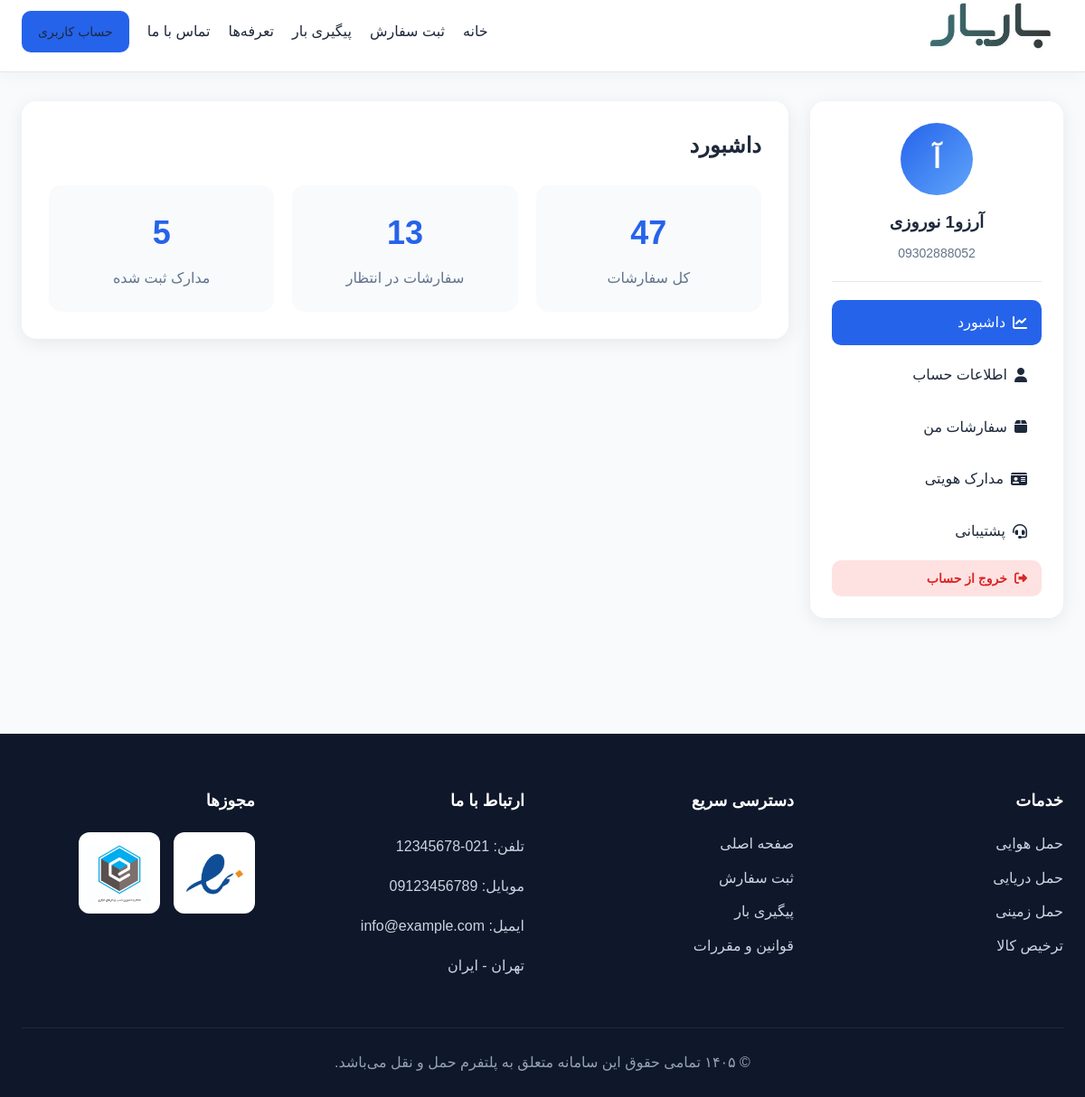
Page /auth/profile/dashboard/ (signed in) on the committed database.
### accounts/models.py (models this page shows, shortened)
class User(AbstractBaseUser, PermissionsMixin, TimeStampedModel):
    class Role(models.TextChoices):
        PLATFORM_ADMIN = "platform_admin", "ادمین پلتفرم"
        CUSTOMER = "customer", "مشتری"
        FORWARDER_ADMIN = "forwarder_admin", "ادمین فورواردر"
        FORWARDER_EXPERT = "forwarder_expert", "کارشناس فورواردر"
        FORWARDER_FINANCE = "forwarder_finance", "کارمند مالی فورواردر"
    mobile = models.CharField(max_length=15, unique=True)
    email = models.EmailField(unique=True, null=True, blank=True)
    first_name = models.CharField(max_length=100)
    last_name = models.CharField(max_length=100)
    role = models.CharField(max_length=30, choices=Role.choices, default=Role.CUSTOMER)
    is_active = models.BooleanField(default=True)
    is_staff = models.BooleanField(default=False)
    USERNAME_FIELD = "mobile"
    REQUIRED_FIELDS = ["first_name", "last_name"]
    objects = UserManager()
    class Meta:
        verbose_name = "کاربر"
        verbose_name_plural = "کاربران"

### customer/views.py (the view)
@login_required
def profile_dashboard(request):
    context = {
        "orders_count": request.user.cargo_requests.count(),
        "pending_orders": request.user.cargo_requests.filter(status="pending").count(),
        "documents_count": request.user.documents.count(),
    }
    return render(
        request,
        "customer_panel/profile/dashboard.html",
        context,
    )

### templates/customer_panel/profile/dashboard.html
{% extends 'customer_panel/profile/profile_base.html' %}
{% block profile_content %}
  <div class="content-card">
    <div class="content-header">
      <h2>داشبورد</h2>
    </div>
    <div class="stats-grid">
      <div class="stat-card">
        <h3>{{ orders_count }}</h3>
        <p>کل سفارشات</p>
      </div>
      <div class="stat-card">
        <h3>{{ pending_orders }}</h3>
        <p>سفارشات در انتظار</p>
      </div>
      <div class="stat-card">
        <h3>{{ documents_count }}</h3>
        <p>مدارک ثبت شده</p>
      </div>
    </div>
  </div>
{% endblock %}

### templates/customer_panel/profile/profile_base.html (shortened to what this page needs)
{% extends 'base.html' %}
{% load static %}
{% block extra_css %}
  <link rel="stylesheet" href="{% static 'customer_panel/css/user_profile.css' %}" />
  <link rel="stylesheet" href="https://cdnjs.cloudflare.com/ajax/libs/font-awesome/6.5.0/css/all.min.css" />
{% endblock %}
{% block content %}
  <div class="profile-layout">
    <aside class="profile-sidebar">
      <div class="sidebar-user">
        <div class="sidebar-avatar">{{ request.user.first_name|first }}</div>
        <h3>
          {{ request.user.last_name }}
        </h3>
        <span>{{ request.user.mobile }}</span>
      </div>
      <nav class="sidebar-menu">
        <a href="{% url 'customer:profile_dashboard' %}" class="{% if request.resolver_match.url_name == 'profile_dashboard' %}active{% endif %}">
          <i class="fas fa-chart-line"></i>
          داشبورد
        </a>
        <a href="{% url 'customer:profile' %}" class="{% if request.resolver_match.url_name == 'profile' %}active{% endif %}">
          <i class="fas fa-user"></i>
          اطلاعات حساب
        </a>
        <a href="{% url 'customer:order_list' %}" class="{% if request.resolver_match.url_name == 'order_list' %}active{% endif %}">
          <i class="fas fa-box"></i>
          سفارشات من
        </a>
        <a href="{% url 'customer:documents' %}" class="{% if request.resolver_match.url_name == 'documents' %}active{% endif %}">
          <i class="fas fa-id-card"></i>
          مدارک هویتی
        </a>
        <a href="{% url 'customer_support:ticket_list' %}" class="{% if 'support' in request.path %}active{% endif %}">
          <i class="fas fa-headset"></i>
          پشتیبانی
        </a>
        <button type="button" class="sidebar-logout-btn" onclick="openLogoutModal()">
          <i class="fas fa-sign-out-alt"></i>
          خروج از حساب
        </button>
      </nav>
    </aside>
    <section class="profile-content">
      {% block profile_content %}
      {% endblock %}
    </section>
  </div>
{% endblock %}

### static/customer_panel/css/style.css (style rules this page uses)
:root { --primary-color: #2563eb; --primary-hover: #1d4ed8; --secondary-color: #f1f5f9; --secondary-hover: #e2e8f0; --success-color: #10b981; --success-hover: #059669; --text-main: #1e293b; --text-muted: #64748b; --bg-main: #f8fafc; --bg-card: #ffffff; --border-color: #e2e8f0; --radius: 8px; --shadow: 0 4px 6px -1px rgba(0, 0, 0, 0.1), 0 2px 4px -1px rgba(0, 0, 0, 0.06); }
* { margin: 0; padding: 0; box-sizing: border-box; }
body { font-family: 'Vazirmatn', sans-serif; background-color: var(--bg-main); color: var(--text-main); line-height: 1.6; display: flex; flex-direction: column; min-height: 100vh; }
button, .btn-primary, .btn-secondary, .btn-success { cursor: pointer; border: none; border-radius: var(--radius); padding: 10px 20px; font-family: inherit; font-weight: 600; font-size: 14px; text-decoration: none; display: inline-block; transition: all 0.2s ease; }
body { background: #f8fafc; }

### static/customer_panel/css/user_profile.css (style rules this page uses)
.profile-layout { display: flex; gap: 24px; align-items: flex-start; width: 100%; }
.profile-sidebar { width: 280px; min-width: 280px; flex-shrink: 0; background: #fff; border-radius: 16px; padding: 24px; box-shadow: 0 4px 20px rgba(0, 0, 0, .08); position: sticky; top: 90px; }
.sidebar-user { text-align: center; border-bottom: 1px solid #e5e7eb; padding-bottom: 20px; }
.sidebar-avatar { width: 80px; height: 80px; margin: 0 auto 15px; border-radius: 50%; background: linear-gradient( 135deg, #2563eb, #60a5fa ); color: #fff; display: flex; align-items: center; justify-content: center; font-size: 30px; font-weight: 700; }
.sidebar-user h3 { margin-bottom: 8px; }
.sidebar-user span { display: block; color: #64748b; font-size: 14px; }
.sidebar-menu { margin-top: 20px; display: flex; flex-direction: column; gap: 8px; }
.sidebar-menu a { display: flex; align-items: center; gap: 8px; padding: 12px 16px; border-radius: 10px; text-decoration: none; color: #1e293b; transition: .2s; }
.sidebar-menu a.active { background: #2563eb; color: #fff; }
.sidebar-logout-btn { width: 100%; border: none; background: #fee2e2; color: #dc2626; padding: 12px 16px; border-radius: 10px; font-family: inherit; font-size: 14px; font-weight: 700; cursor: pointer; display: flex; align-items: center; justify-content: flex-start; gap: 8px; transition: all 0.25s ease; }
.profile-content { flex: 1; width: 100%; min-width: 0; }
.content-card { width: 100%; background: #fff; border-radius: 16px; padding: 30px; box-shadow: 0 4px 20px rgba(0, 0, 0, .08); }
.content-header { display: flex; justify-content: space-between; align-items: center; margin-bottom: 25px; }
.content-header h2 { margin: 0; }
.stats-grid { display: grid; grid-template-columns: repeat(3, 1fr); gap: 20px; }
.stat-card { background: #f8fafc; border-radius: 14px; padding: 24px; text-align: center; }
.stat-card h3 { margin: 0; font-size: 36px; color: #2563eb; }
.stat-card p { margin-top: 8px; color: #64748b; }

### rows in the picture
User: user.first_name|first "آ", user.last_name "نوروزی", user.mobile "09302888052"

### other values in the picture
{{ orders_count }} "47"
{{ pending_orders }} "13"
{{ documents_count }} "5"
